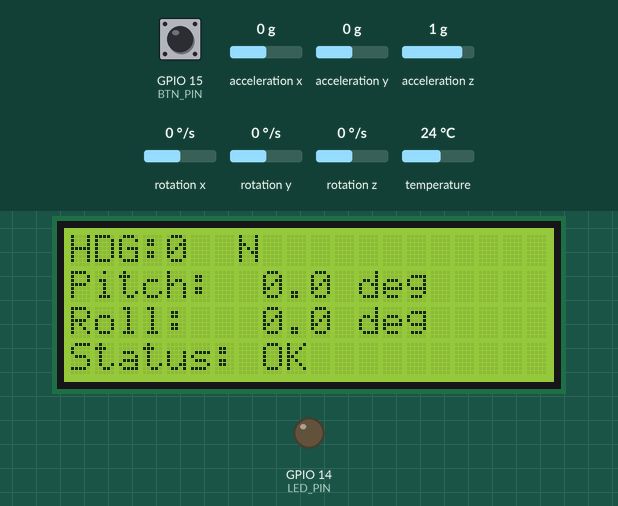
The program below on a simulated ESP32. On the bench: 20×4 character LCD, output pins drawn as LEDs (lit = HIGH). The test bench sets the inputs (shaded band); at power-on: acceleration x 0 g, GPIO 15 (BTN_PIN) HIGH, acceleration y 0 g, acceleration z 1 g, rotation x 0 °/s, rotation y 0 °/s, rotation z 0 °/s, temperature 24 °C. What the program prints to the serial monitor is not drawn.

Above: at 6.3 s.
6.4 s: acceleration x set to -0.4 g
At 7.4 s:
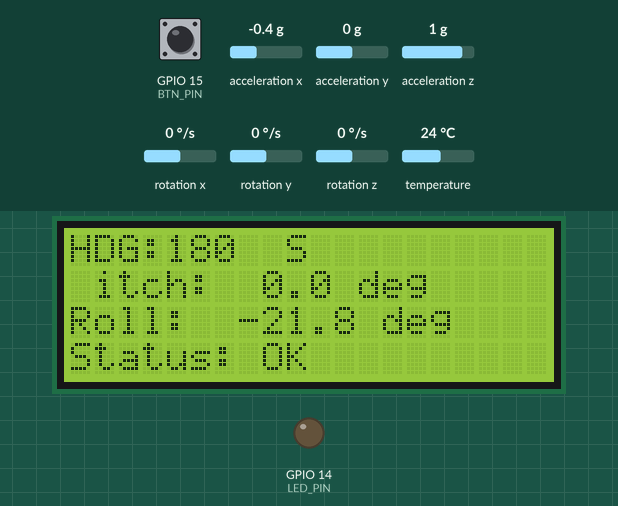
8.0 s: acceleration x set to -0.7 g
At 9.3 s:
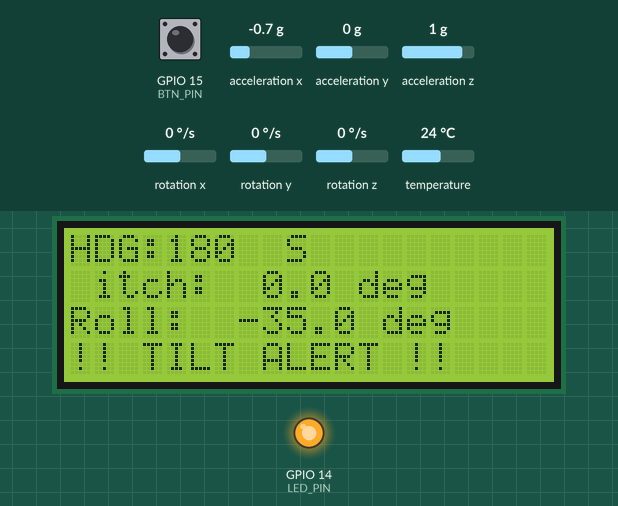
9.6 s: GPIO 15 (BTN_PIN) pulled LOW for 0.15 s
At 10.9 s:
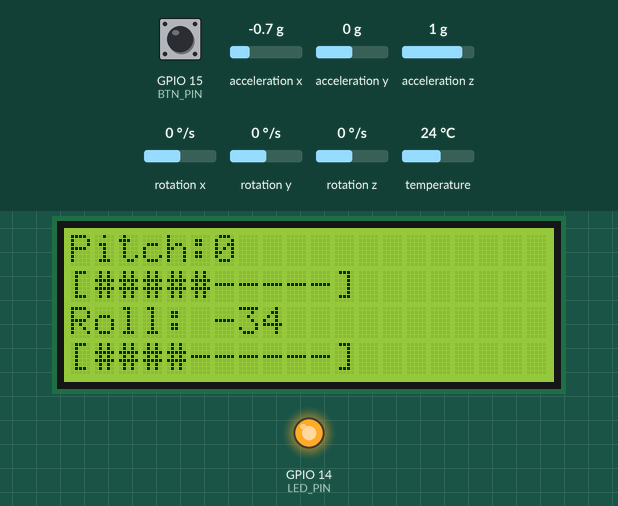
11.3 s: acceleration y set to -1.4 g
At 12.6 s:
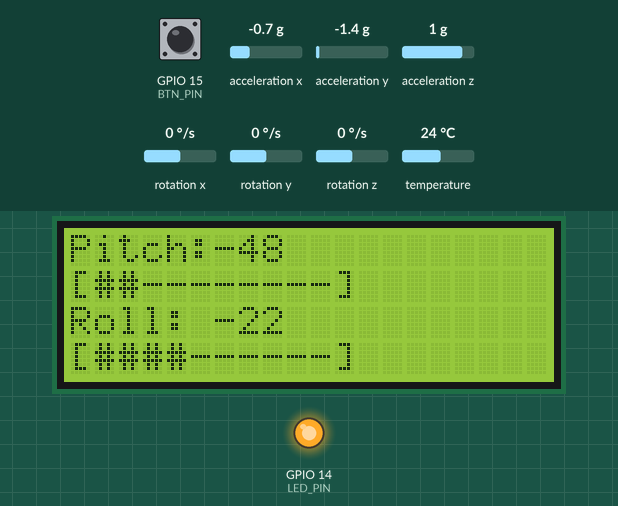
12.9 s: GPIO 15 (BTN_PIN) pulled LOW for 1 s
At 14.4 s:
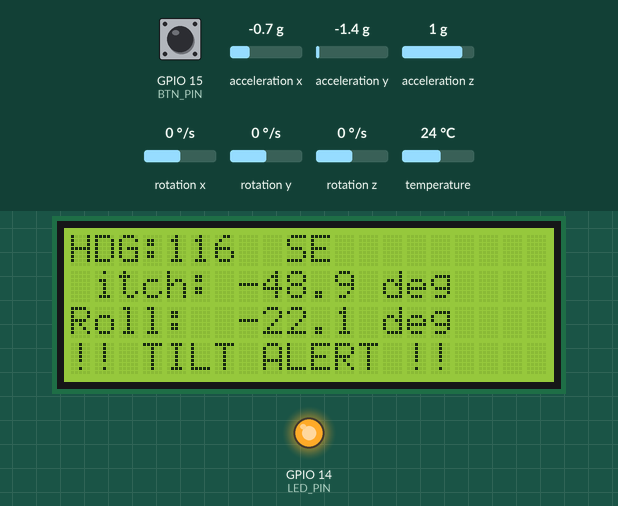
16.9 s: acceleration y set to 0.8 g
At 18.2 s:
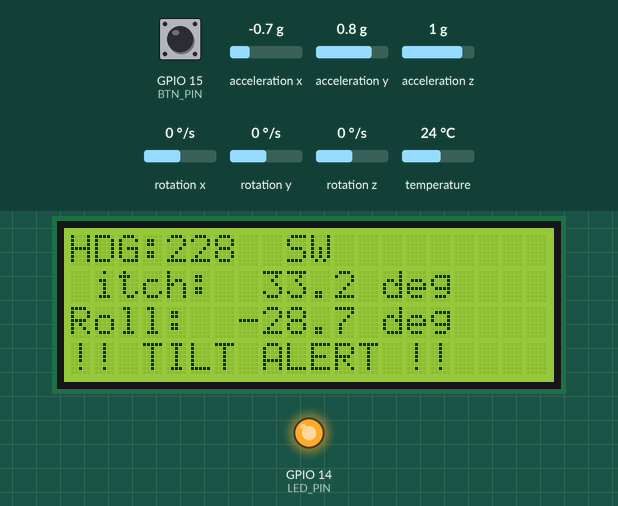
Timing chart, 0 to 19.5 s (numbered marks = the images above; inputs shaded):
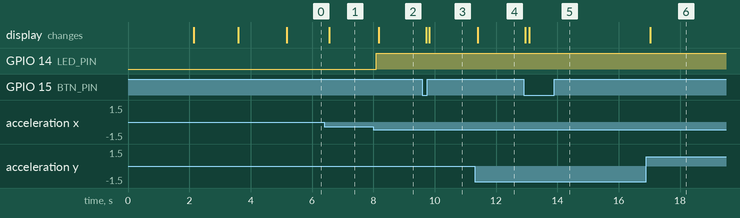

Measured:
- the behaviour switches between -0.5 and -0.6 g on acceleration x (found by bisection; images 1 and 2)
- after the input at 6.4 s, the display: changes after 0.16 s (image 1)
- after the input at 8.0 s, GPIO 14 (LED_PIN): LOW → HIGH after 0.10 s; the display: changes after 0.18 s (image 2)
- after the input at 9.6 s, the display: first changes after 0.12 s (image 3 shows a later state)
- after the input at 11.3 s, the display: changes after 0.10 s (image 4)
- after the input at 12.9 s, the display: first changes after 0.05 s (image 5 shows a later state)
- after the input at 16.9 s, the display: changes after 0.14 s (image 6)

The program:

main.cpp
```cpp
#include <Arduino.h>
#include <Adafruit_MPU6050.h>
#include <Adafruit_Sensor.h>
#include <Wire.h>
#include <LiquidCrystal_I2C.h>

#define BTN_PIN 15
#define LED_PIN  14
float pitchOffset = 0;
float rollOffset  = 0;

bool displayMode = false;
bool lastBtnState = HIGH;

Adafruit_MPU6050 mpu; //Object of the class Adafruit_MPU6050
LiquidCrystal_I2C lcd(0x27, 20, 4);  //Object of LiquidCrystal_I2C


void calibrate()
{
  lcd.clear();
  lcd.setCursor(0, 0);
  lcd.print("  Calibrating...  ");
  lcd.setCursor(0, 1);
  lcd.print(" Keep sensor flat ");

  float pitchSum = 0, rollSum = 0;
  int samples = 200;

  for (int i = 0; i < samples; i++)
  {
    sensors_event_t a, g, temp;
    mpu.getEvent(&a, &g, &temp);

    float ax = a.acceleration.x;
    float ay = a.acceleration.y;
    float az = a.acceleration.z;

    pitchSum += atan2(ay, sqrt(ax*ax + az*az)) * 180.0 / PI;
    rollSum  += atan2(ax, sqrt(ay*ay + az*az)) * 180.0 / PI;
    delay(5);
  }

  pitchOffset = pitchSum / samples;
  rollOffset  = rollSum  / samples;

  lcd.clear();
  lcd.setCursor(0, 0);
  lcd.print("  Calibrated!     ");
  delay(1500);
  lcd.clear();
}

String getCardinal(float heading)
{
  if (heading >= 337.5 || heading < 22.5)
    return "N ";
  if (heading < 67.5)
    return "NE";
  if (heading < 112.5)
     return "E ";
  if (heading < 157.5)
    return "SE";
  if (heading < 202.5)
    return "S ";
  if (heading < 247.5)
    return "SW";
  if (heading < 292.5)
    return "W ";
  return "NW";
}

String makeBar(float value, float minVal, float maxVal)
{
  int filled = map((int)value, (int)minVal, (int)maxVal, 0, 10);
  filled = constrain(filled, 0, 10);
  String bar = "[";
  for (int i = 0; i < 10; i++) bar += (i < filled) ? "#" : "-";
  bar += "]";
  return bar;
}

void setup() {
  Serial.begin(115200);
  Wire.begin(21, 22);  // SDA, SCL

  // --- Init MPU6050 ---
  if (!mpu.begin()) {
    Serial.println("MPU6050 not found! Check wiring.");
    while (1) delay(10);  // halt here until fixed
  }
  Serial.println("MPU6050 connected!");

  mpu.setAccelerometerRange(MPU6050_RANGE_2_G);
  mpu.setGyroRange(MPU6050_RANGE_250_DEG);
  mpu.setFilterBandwidth(MPU6050_BAND_21_HZ);

  // --- Init LCD ---
  lcd.init();
  lcd.backlight();
  lcd.setCursor(0, 0);
  lcd.print("  Compass + Tilt  ");
  lcd.setCursor(0, 1);
  lcd.print("  Initializing... ");
  delay(2000);
  lcd.clear();
  pinMode(LED_PIN, OUTPUT);
  calibrate();
}

void loop() {
  sensors_event_t a, g, temp;
  mpu.getEvent(&a, &g, &temp);

  // raw accelerometer values
  float ax = a.acceleration.x;
  float ay = a.acceleration.y;
  float az = a.acceleration.z;


  float pitch = atan2(ay, sqrt(ax*ax + az*az)) * 180.0 / PI - pitchOffset;  //To calculate pitch angle(Tilt forward/backward)
  float roll  = atan2(ax, sqrt(ay*ay + az*az)) * 180.0 / PI - rollOffset;   //To calculate roll angle(Tilt left/right)

  float heading = atan2(-ay,ax) * 180.0/PI; // To calculate the compass angle
  if(heading < 0)
  {
    heading += 360.0 ; //To get angle in the range of 0-360deg
  }
  String cardinal = getCardinal(heading);

  bool tiltAlert = (abs(pitch) > 30.0 || abs(roll) > 30.0);
  digitalWrite(LED_PIN, tiltAlert ? HIGH : LOW);

  bool btnState = digitalRead(BTN_PIN);
  if (btnState == LOW && lastBtnState == HIGH) {
    displayMode = !displayMode;
    lcd.clear();
    delay(50);
  }
  lastBtnState = btnState;

  Serial.print(">Pitch:"); Serial.println(pitch);
  Serial.print(">Roll:"); Serial.println(roll);
  Serial.print(">Heading:"); Serial.println(heading);

    if (!displayMode) {
        // Mode 1: numbers view
        // Line 0: Heading + cardinal
        lcd.setCursor(0, 0);
        lcd.print("HDG:");
        lcd.print((int)heading);
        lcd.print("  ");
        lcd.print(cardinal);
        lcd.print("            ");

        // Line 1: Pitch
        lcd.setCursor(0, 1);
        lcd.print("Pitch: ");
        if (pitch >= 0) lcd.print(" ");   // alignment space for positive
        lcd.print(pitch, 1);
        lcd.print(" deg     ");

        // Line 2: Roll
        lcd.setCursor(0, 2);
        lcd.print("Roll:  ");
        if (roll >= 0) lcd.print(" ");
        lcd.print(roll, 1);
        lcd.print(" deg     ");

        // Line 3: Status
        lcd.setCursor(0, 3);
        lcd.print(tiltAlert ? "!! TILT ALERT !!    "
                            : "Status: OK          ");
    } else {
        // Mode 2: bar graph view
        lcd.setCursor(0, 0);
        lcd.print("Pitch:");
        lcd.print((int)pitch);
        lcd.print("   ");

        lcd.setCursor(0, 1);
        lcd.print(makeBar(pitch, -90, 90));

        lcd.setCursor(0, 2);
        lcd.print("Roll: ");
        lcd.print((int)roll);
        lcd.print("   ");

        lcd.setCursor(0, 3);
        lcd.print(makeBar(roll, -180, 180));
    }


  delay(150);
}
```
